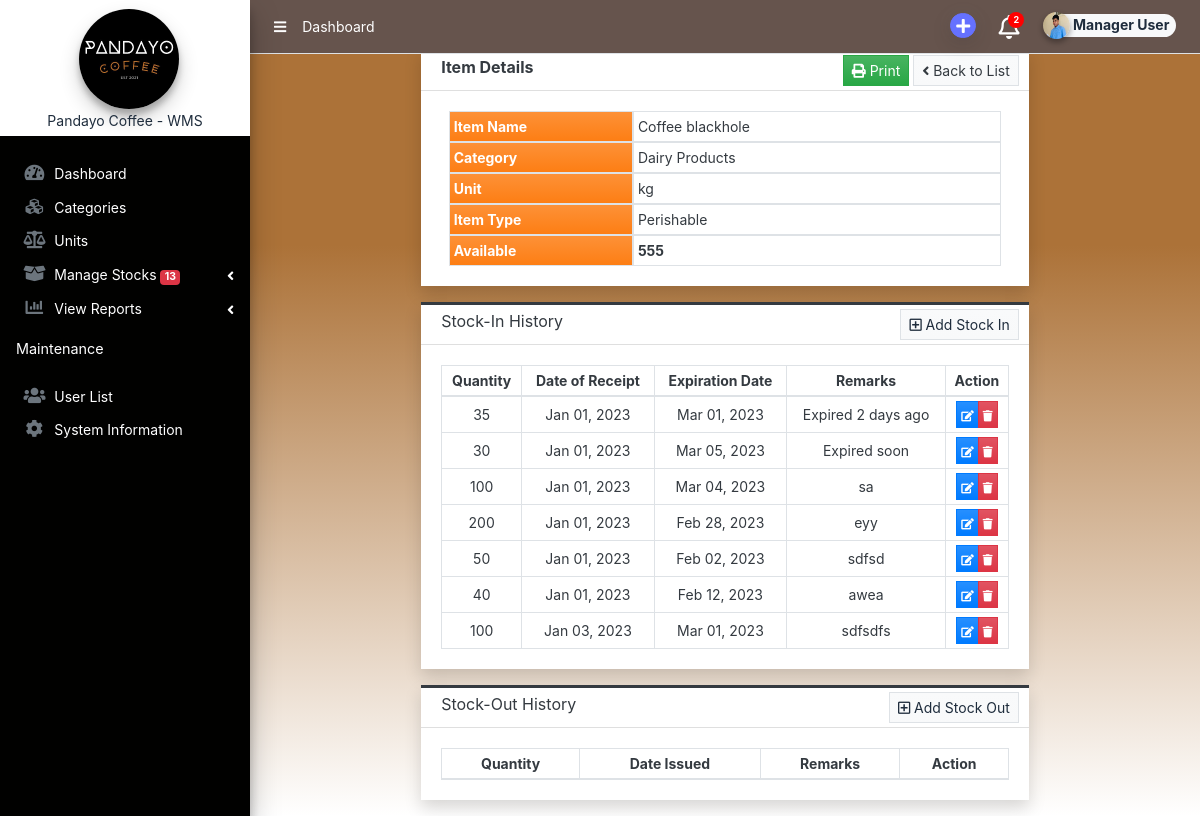
The app's page /admin/?page=stocks/view_stock&id=18 (signed in), older data.
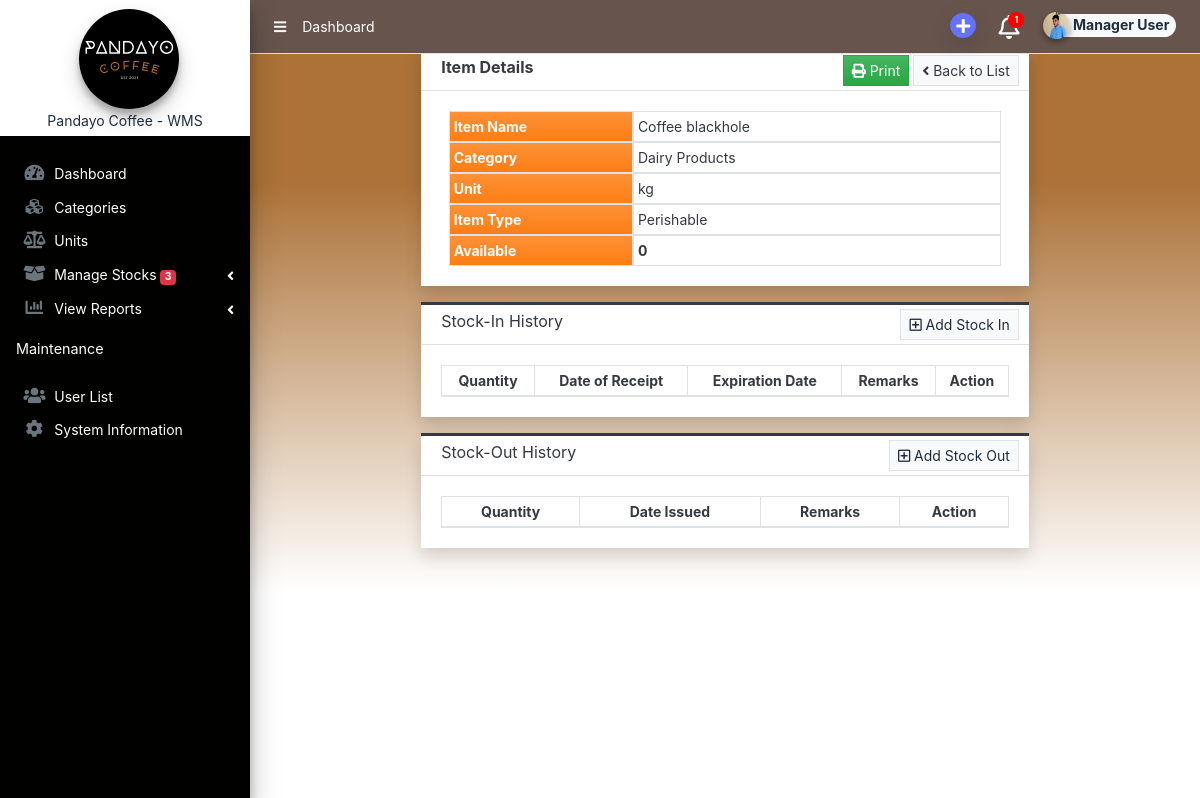
The same page, newer data.
### tables this page shows
CREATE TABLE `stockin_list` (
  `id` int(30) NOT NULL,
  `item_id` int(30) NOT NULL,
  `quantity` float(12,2) NOT NULL DEFAULT 0.00,
  `remarks` text NOT NULL,
  `date_created` datetime NOT NULL DEFAULT current_timestamp(),
  `date_updated` datetime NOT NULL DEFAULT current_timestamp() ON UPDATE current_timestamp(),
  `date` date DEFAULT NULL,
  `expire_date` date DEFAULT NULL
);

### config.php (called while the page is built, shortened)
<?php
function format_num($number = '' , $decimal = ''){
    if(is_numeric($number)){
        $ex = explode(".",$number);
        $decLen = isset($ex[1]) && abs($ex[1]) != 0 ? strlen($ex[1]) : 0;
        if(is_numeric($decimal)){
            return number_format($number,$decimal);
        }else{
            return number_format($number,$decLen);
        }
    }else{
        return "Invalid Input";
    }
}
?>

### admin/stocks/view_stock.php (the view, shortened to what the changed rows need)
<?php
    if(isset($_GET['id']) && $_GET['id'] > 0){
        $qry = $conn->query("SELECT i.*, c.name as `category`, (COALESCE((SELECT SUM(quantity) FROM `stockin_list` where item_id = i.id),0) - COALESCE((SELECT SUM(quantity) FROM `stockout_list` where item_id = i.id),0)) as `available` from `item_list` i inner join category_list c on i.category_id = c.id where i.id = '{$_GET['id']}' and i.delete_flag = 0 ");
    }else{
        echo '<script>alert("item ID is Required."); location.replace("./?page=items")</script>';
    }
?>
<div class="row mt-n4 justify-content-center">
    <div class="col-lg-8 col-md-10 col-sm-12 col-xs-12">
        <div class="card card-outline card-dark rounded-0 shadow printout">
            <div class="card-body">
                <div class="container-fluid">
                    <fieldset>
                        <div class="d-flex w-100">
                            <div class="col-4 bg-gradient-orange text-bold text-white m-0 p-1 border">Available</div>
                            <div class="col-8 m-0 p-1 border font-weight-bolder"><?= isset($available) ? format_num($available) : '' ?></div>
                        </div>
                    </fieldset>
                </div>
            </div>
        </div>
        <div class="card card-outline card-dark rounded-0 shadow printout">
            <div class="card-body">
                <table class="table table-bordered table-stripped" id="stockin-tbl">
                    <thead>
                        <tr>
                            <th class="p-1 text-center">Quantity</th>
                            <th class="p-1 text-center">Date of Receipt</th>
                            <?php if($item_type !== 'Non-Perishable'): ?>
                                <th class="p-1 text-center">Expiration Date</th>
                            <?php endif; ?>
                            <th class="p-1 text-center">Remarks</th>
                            <th class="p-1 text-center">Action</th>
                        </tr>
                    </thead>
                    <tbody>
                        <?php
                            if(isset($id)):
                            $stockins = $conn->query("SELECT * FROM `stockin_list` where item_id = '{$id}' order by date(`date`) asc");
                            while($row = $stockins->fetch_assoc()):
                            ?>
                            <tr>
                                <td class="p-1 align-middle text-center"><?= format_num($row['quantity']) ?></td>
                                <td class="p-1 align-middle text-center"><?= date("M d, Y", strtotime($row['date'])) ?></td>
                                <?php if($item_type !== 'Non-Perishable'): ?>
                                    <td class="p-1 align-middle text-center"><?= date("M d, Y", strtotime($row['expire_date'])) ?></td>
                                <?php endif; ?>
                                <td class="p-1 align-middle text-center"><?= $row['remarks'] ?></td>
                                <td class="p-1 align-middle text-center">
                                    <div class="btn-group btn-group-xs">
                                        <button class="btn btn-flat btn-primary btn-xs bg-gradient-primary edit_stockin" title="Edit Data" type="button" data-id = "<?= $row['id'] ?>"><small><i class="fa fa-edit"></i></small></button>
                                        <button class="btn btn-flat btn-danger btn-xs bg-gradient-danger delete_stockin" title="Delete Data" type="button" data-id = "<?= $row['id'] ?>"><small><i class="fa fa-trash"></i></small></button>
                                    </div>
                                </td>
                            </tr>
                            <?php endwhile; ?>
                        <?php endif; ?>
                    </tbody>
                </table>
            </div>
        </div>
        <div class="card card-outline card-dark rounded-0 shadow printout">
            <div class="card-body">
                <table class="table table-bordered table-stripped" id="stockout-tbl">
                    <thead>
                        <tr>
                            <th class="p-1 text-center">Quantity</th>
                            <th class="p-1 text-center">Date Issued</th>
                            <th class="p-1 text-center">Remarks</th>
                            <th class="p-1 text-center">Action</th>
                        </tr>
                    </thead>
                </table>
            </div>
        </div>
    </div>
</div>

### admin/inc/topBarNav.php (shortened to what the changed rows need)
<nav class="main-header navbar navbar-expand navbar-new-grey text-sm">
  <ul class="navbar-nav ml-auto">
    <div class="dropdown">
      <a class="dropdown-toggle" href="#" role="button" id="notificationDropdown" data-toggle="dropdown" aria-haspopup="true" aria-expanded="false">
          <i class="far fa-bell fa-lg" aria-hidden="true"></i>
          <?php
              $expired_items_count = $conn->query("SELECT COUNT(*) AS count FROM stockin_list
                                                  WHERE expire_date <= DATE_ADD(NOW(), INTERVAL 1 DAY)
                                                  AND expire_date != '0000-00-00'");
              $expired_items_count = $expired_items_count->fetch_assoc()['count'];
              $query = "SELECT COUNT(*) AS count FROM `item_list` i
              INNER JOIN category_list c ON i.category_id = c.id
              INNER JOIN stock_notif s ON s.id = 1
              WHERE i.delete_flag = 0
              AND ((COALESCE((SELECT SUM(quantity) FROM `stockin_list` WHERE item_id = i.id),0) -
                      COALESCE((SELECT SUM(quantity) FROM `stockout_list` WHERE item_id = i.id),0) -
                      COALESCE((SELECT SUM(quantity) FROM `waste_list` WHERE item_id = i.id),0)) < s.min_stock OR
                      (COALESCE((SELECT SUM(quantity) FROM `stockin_list` WHERE item_id = i.id),0) -
                      COALESCE((SELECT SUM(quantity) FROM `stockout_list` WHERE item_id = i.id),0) -
                      COALESCE((SELECT SUM(quantity) FROM `waste_list` WHERE item_id = i.id),0)) > s.max_stock)";
              $result = mysqli_query($conn, $query);
              $count = mysqli_fetch_assoc($result)['count'];
              $dropdown_items = array();
              if ($expired_items_count > 0) {
                $dropdown_items[] = '<a class="dropdown-item" href="./?page=stockExpiration"><i class="fas fa-exclamation-circle text-danger"></i> ' . $expired_items_count . ' Items Expired Alerts</a>';
              }
              if ($count > 0) {
                $dropdown_items[] = '<a class="dropdown-item" href="./?page=stockStatus"><i class="fas fa-exclamation-triangle text-warning"></i> ' . $count . ' Items Quantity Alerts</a>';
              }
              $dropdown_count = count($dropdown_items);
              if ($dropdown_count > 0) {
                if ($dropdown_count > 9) {
                  echo '<span class="notification-badge">9+</span>';
                } else {
                  echo '<span class="notification-badge">' . $dropdown_count . '</span>';
                }
              }
          ?>
      </a>
    </div>
  </ul>
</nav>

### admin/inc/navigation.php (shortened to what the changed rows need)
<aside class="main-sidebar sidebar-white navbar-dark elevation-4 sidebar-no-expand dark-bg">
  <div class="sidebar os-host os-theme-light os-host-overflow os-host-overflow-y os-host-resize-disabled os-host-transition os-host-scrollbar-horizontal-hidden">
    <div class="os-padding  nav-mt">
      <div class="os-viewport os-viewport-native-scrollbars-invisible" style="overflow-y: scroll;">
        <div class="os-content" style="padding: 0px 8px; height: 100%; width: 100%;">
          <nav class="mt-1">
            <ul class="nav nav-pills nav-sidebar flex-column text-sm nav-compact nav-flat nav-child-indent nav-collapse-hide-child" data-widget="treeview" role="menu" data-accordion="false">
              <li class="nav-item">
                <a href="#" class="nav-link">
                  <p style="color:white">
                    Manage Stocks
                    <i class="right fas fa-angle-left"></i>
                    <?php
                      $qry_count = $conn->query("SELECT COUNT(*) as count FROM `item_list` i
                            INNER JOIN category_list c ON i.category_id = c.id
                            INNER JOIN stock_notif s ON s.id = 1
                            WHERE i.delete_flag = 0
                            AND ((COALESCE((SELECT SUM(quantity) FROM `stockin_list` WHERE item_id = i.id),0)) <= s.min_stock
                            OR (COALESCE((SELECT SUM(quantity) FROM `stockin_list` WHERE item_id = i.id),0)) >= s.max_stock)");
                      $count = $qry_count->fetch_assoc()['count'];
                      $qry_count = $conn->query("SELECT COUNT(*) AS count FROM stockin_list WHERE expire_date <= DATE_ADD(NOW(), INTERVAL 1 DAY) AND expire_date != '0000-00-00'");
                      $count += $qry_count->fetch_assoc()['count'];
                      if ($count > 0) {
                        echo '<span class="badge badge-danger">'.$count.'</span>';
                      }
                    ?>
                  </p>
                </a>
              </li>
            </ul>
          </nav>
        </div>
      </div>
    </div>
  </div>
</aside>

Row changes from the older to the newer data that the page shows:
removed stockin_list: quantity "35", date "Jan 01, 2023", expire_date "Mar 01, 2023", remarks "Expired 2 days ago"
removed stockin_list: quantity "30", date "Jan 01, 2023", expire_date "Mar 05, 2023", remarks "Expired soon"
removed stockin_list: quantity "100", date "Jan 01, 2023", expire_date "Mar 04, 2023", remarks "sa"
removed stockin_list: quantity "200", date "Jan 01, 2023", expire_date "Feb 28, 2023", remarks "eyy"
removed stockin_list: quantity "50", date "Jan 01, 2023", expire_date "Feb 02, 2023", remarks "sdfsd"
removed stockin_list: quantity "40", date "Jan 01, 2023", expire_date "Feb 12, 2023", remarks "awea"
removed stockin_list: quantity "100", date "Jan 03, 2023", expire_date "Mar 01, 2023", remarks "sdfsdfs"
Text that changed along with them:
$dropdown_count: "2" → "1"
$count: "13" → "3"
format_num($available): "555" → "0"
